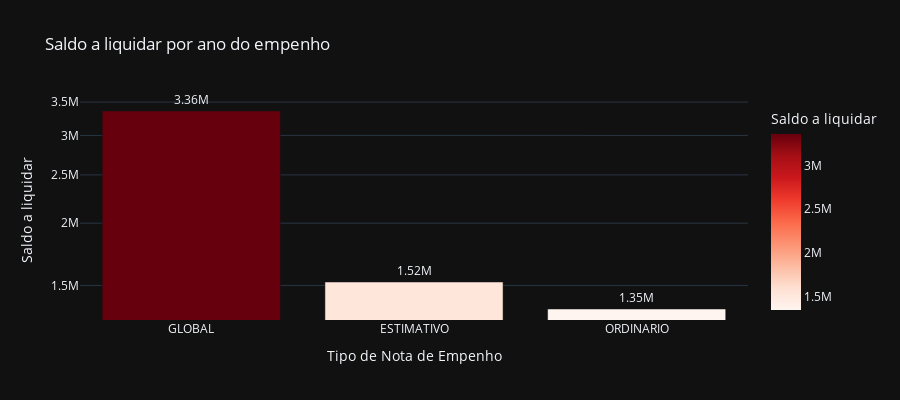

Write notebook code for a chart like this one.
### Code cell
# Saldo a liquidar por tipo de NE
cols = ['TIPO_NE', 'A_LIQUIDAR']

df_aux = df.loc[:, cols].groupby('TIPO_NE').sum().sort_values(by= 'A_LIQUIDAR', ascending=False).reset_index()
df_aux = df_aux[df_aux['A_LIQUIDAR'] > 0]
fig = px.bar(df_aux, 
             x='TIPO_NE', 
             y='A_LIQUIDAR',
             title='Saldo a liquidar por ano do empenho',
             labels={'TIPO_NE':'Tipo de Nota de Empenho', 'A_LIQUIDAR':'Saldo a liquidar'},
             text_auto='.3s',
             height=400,
             log_y=True,
             color='A_LIQUIDAR',
             color_continuous_scale = 'reds',
             template='plotly_dark')
fig.update_traces(textposition = 'outside', cliponaxis = False, hovertemplate=None)
fig.update_layout(hovermode="x unified")

fig.show()

### Figure 1 — Plotly figure (JSON) as saved in the notebook; plotly's stock layout.template omitted (floating-point values rounded to 4 significant figures)
{"data": [{"alignmentgroup": "True", "cliponaxis": false, "legendgroup": "", "marker": {"color": [3358489, 1524000.0, 1345000.0], "coloraxis": "coloraxis", "pattern": {"shape": ""}}, "name": "", "offsetgroup": "", "orientation": "v", "showlegend": false, "textposition": "outside", "texttemplate": "%{y:.3s}", "type": "bar", "x": ["GLOBAL", "ESTIMATIVO", "ORDINARIO"], "xaxis": "x", "y": [3358489, 1524000.0, 1345000.0], "yaxis": "y"}], "layout": {"barmode": "relative", "coloraxis": {"colorbar": {"title": {"text": "Saldo a liquidar"}}, "colorscale": [[0, "rgb(255,245,240)"], [0.125, "rgb(254,224,210)"], [0.25, "rgb(252,187,161)"], [0.375, "rgb(252,146,114)"], [0.5, "rgb(251,106,74)"], [0.625, "rgb(239,59,44)"], [0.75, "rgb(203,24,29)"], [0.875, "rgb(165,15,21)"], [1, "rgb(103,0,13)"]]}, "height": 400, "hovermode": "x unified", "legend": {"tracegroupgap": 0}, "title": {"text": "Saldo a liquidar por ano do empenho"}, "xaxis": {"anchor": "y", "domain": [0, 1], "title": {"text": "Tipo de Nota de Empenho"}}, "yaxis": {"anchor": "x", "domain": [0, 1], "title": {"text": "Saldo a liquidar"}, "type": "log"}}}
